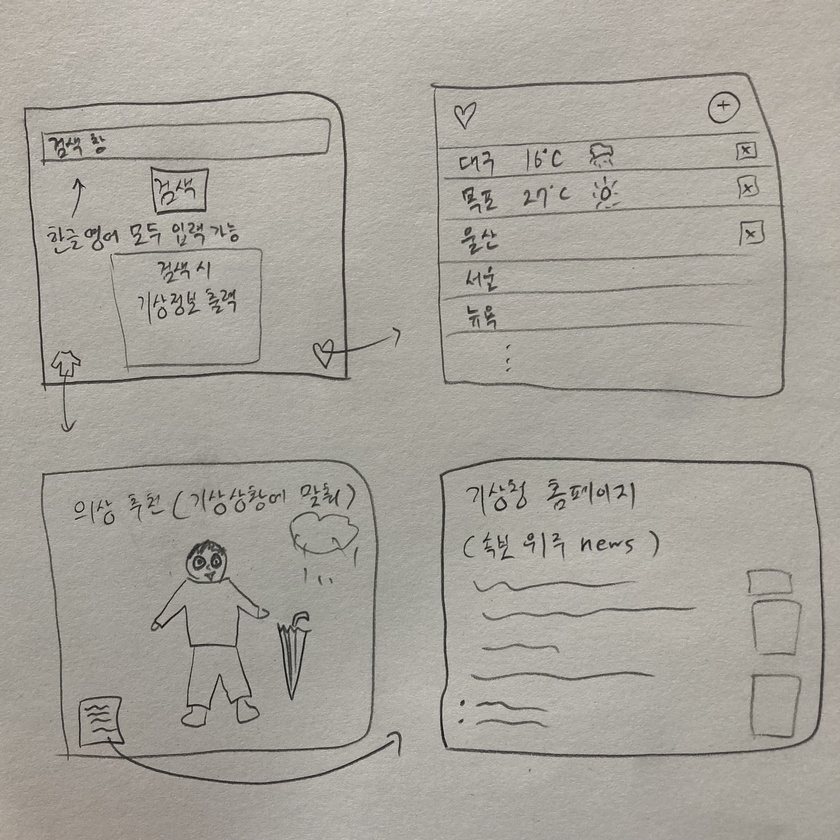
#> input picture Flutter/Quest05/weather_와이어프레임.jpg, 840 x 840 px, shrunk from 3024 x 3024 before the run, given in place of universe.jpg, which was not available
$ jupyter execute 0211_CNN_1channel.ipynb   (text cells are left out)
#> lines starting #> are read from the running program, lines starting #| are printed output that depends on the picture; pictures that were not available may be replaced by others from this repository, and a replacement may not be noted
[cell 1]
# 필요한 모듈 불러오기
import numpy as np
from scipy.signal import convolve2d # 2D convolution 연산
from skimage.io import imread, imshow # 데이터를 이미지로 보여주기
from skimage.color import rgb2gray # RGB 채널값을 가진 이미지 데이터를, 흑백 이미지의 데이터로 변환하기

[cell 2]
from google.colab import files

uploaded = files.upload()
#> the answer given: weather_와이어프레임.jpg

[cell 3]
for fn in uploaded.keys():
  print('User uploaded file "{name}" with length {length} bytes'.format(
      name=fn, length=len(uploaded[fn])))

[cell 4]
from skimage.io import imread
from skimage.color import rgb2gray

image = imread('universe.jpg')  # 파일 이름을 확인하고 수정하세요.
#> image is the input picture: shape (840, 840, 3); mean R, G, B 167.8, 164, 156
gray_image = rgb2gray(image)

[cell 5]
imshow(image)

[cell 6]
imshow(gray_image)

[cell 7]
# Edge Detection
edge = np.array([[-1, -1, -1],
                    [-1, 8, -1],
                    [-1, -1, -1]])
# Sharpen
sharpen = np.array([[0, -1, 0],
                    [-1, 5, -1],
                    [0, -1, 0]])
# Gaussian Blur
blur = (1 / 16.0) * np.array([[1., 2., 1.],
                                 [2., 4., 2.],
                                 [1., 2., 1.]])

[cell 8]
# Edge Detection 적용
edge_im = convolve2d(gray_image, edge, 'valid')
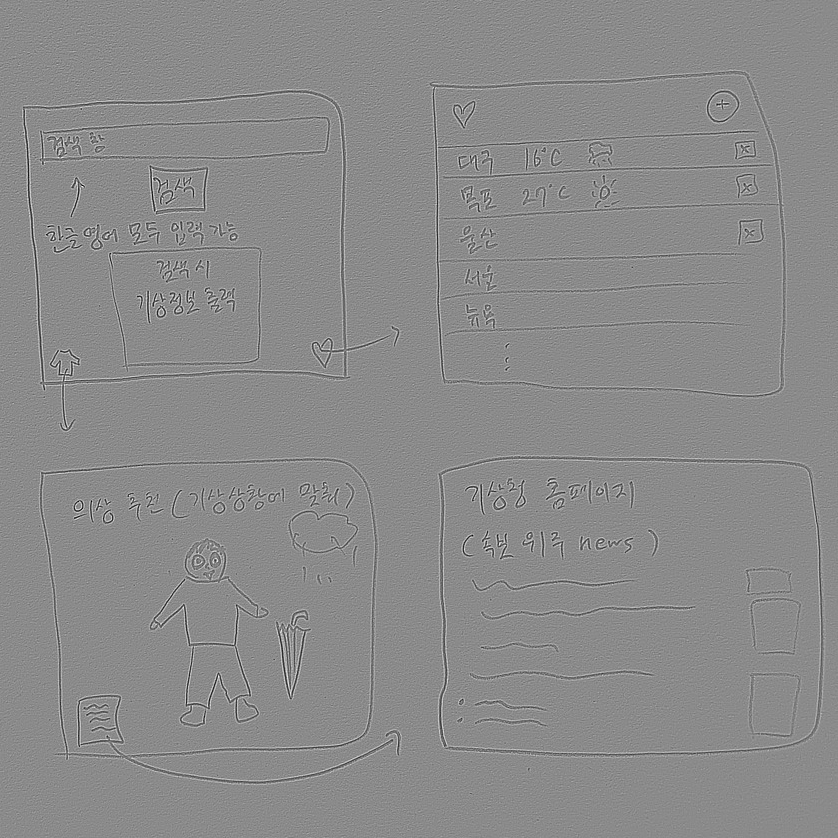
#> edge_im: shape (838, 838) float64; min -3.15, max 2.63, mean 1.13e-05; drawn with min black and max white
imshow(edge_im)

[cell 9]
sharp_im = convolve2d(gray_image, sharpen, 'valid')
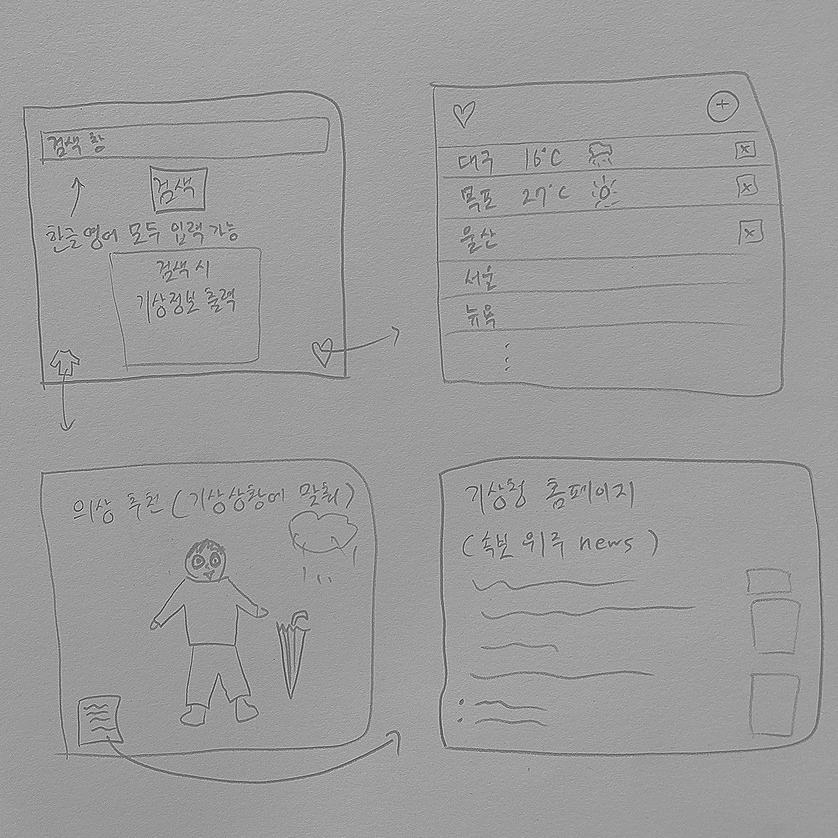
#> sharp_im: shape (838, 838) float64; min -1.44, max 1.96, mean 0.644; drawn with min black and max white
imshow(sharp_im)

[cell 10]
# Gaussian Blur filter를 이미지에 적용해 보세요.
blur_im = convolve2d(gray_image, blur, 'valid')
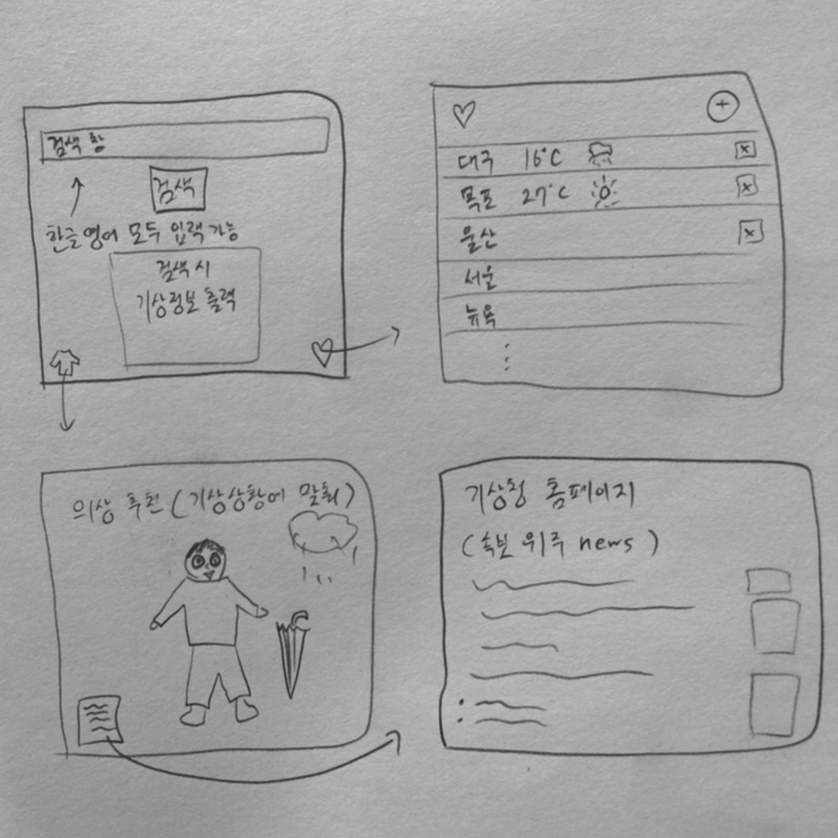
#> blur_im: shape (838, 838) float64; min 0.15, max 0.816, mean 0.644
imshow(blur_im)

$ run again, on Flutter/Quest05/weather_정보구조도.jpg
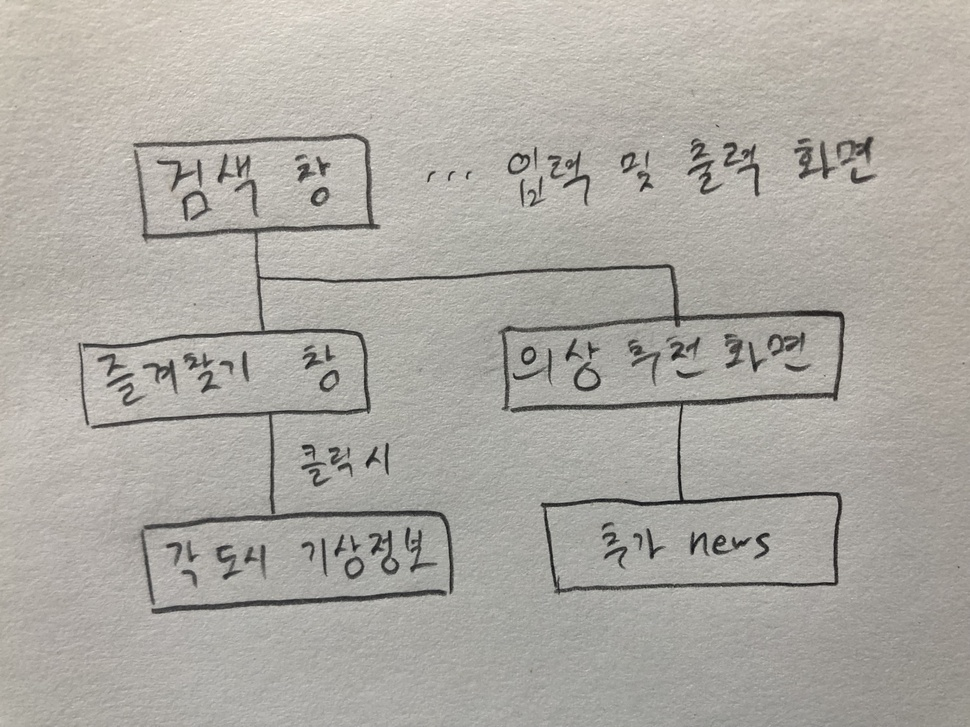
#> input picture Flutter/Quest05/weather_정보구조도.jpg, 970 x 727 px, shrunk from 4032 x 3024 before the run, given in place of universe.jpg, which was not available
#> image is the input picture: shape (727, 970, 3); mean R, G, B 173.2, 170.1, 163.7
#> `edge_im = convolve2d(gray_image, edge, 'valid')`:
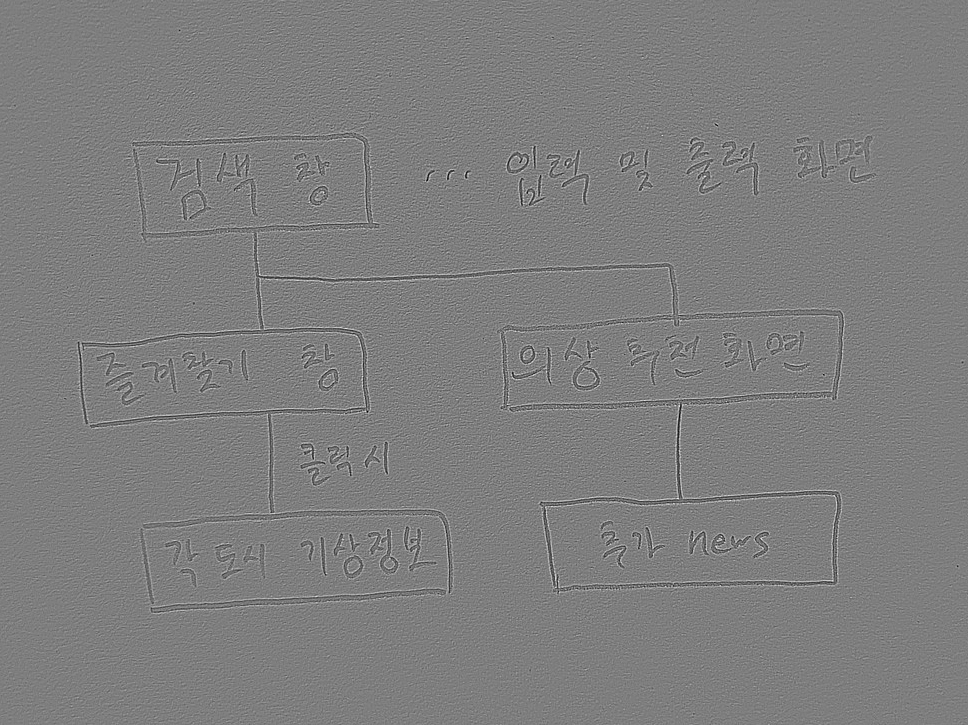
#> edge_im: shape (725, 968) float64; min -2.22, max 2.26, mean 1.45e-05; drawn with min black and max white
#> `sharp_im = convolve2d(gray_image, sharpen, 'valid')`:
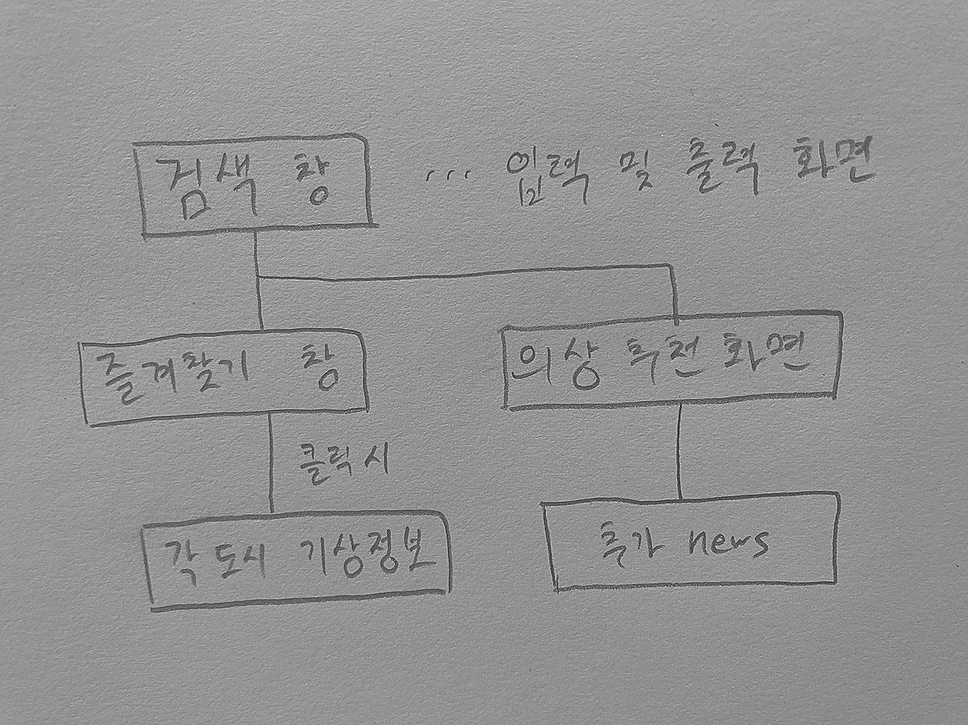
#> sharp_im: shape (725, 968) float64; min -0.796, max 1.74, mean 0.668; drawn with min black and max white
